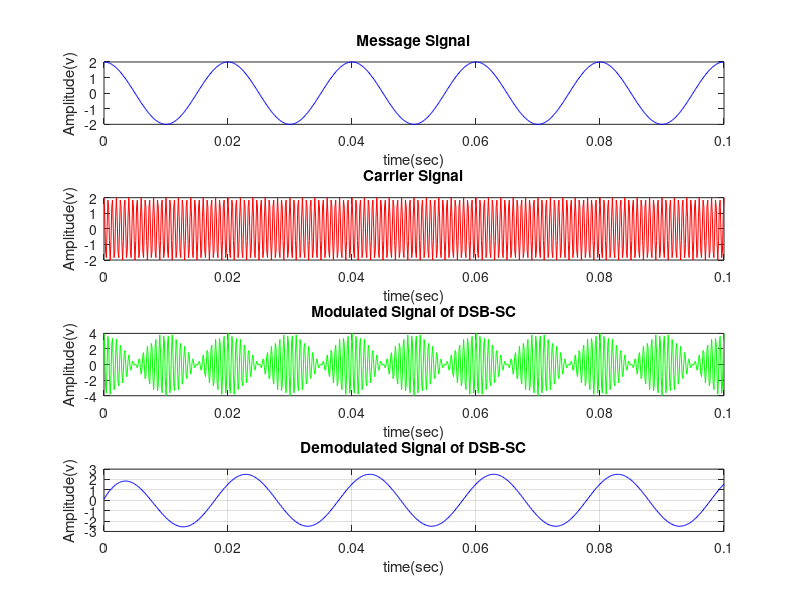

Here is the MATLAB script that generated this plot:
clc; 
clear all; 
close all; 
fs=8000;
fm=50;
fc=1500; 
Am=2; 
Ac=2;
t=[0:0.1*fs]/fs; 
m=Am*cos(2*pi*fm*t);
c=Ac*cos(2*pi*fc*t);
s=Ac*m.*cos(2*pi*fc*t);
subplot(4,1,1); 
plot(t,m,'b');
title('Message Signal');
xlabel('time(sec)');
ylabel('Amplitude(v)');
subplot(4,1,2); 
plot(t,c,'r');
title('Carrier Signal');
xlabel('time(sec)');
ylabel('Amplitude(v)');
subplot(4,1,3); 
plot(t,s,'g');
title('Modulated Signal of DSB-SC');
xlabel('time(sec)');
ylabel('Amplitude(v)');
d=s.*c;
[b,a] = butter(1,0.01,'low');
d1= filter(b,a,d);
subplot(4,1,4); 
plot(t,d1,'b');
title('Demodulated Signal of DSB-SC');
xlabel('time(sec)');
ylabel('Amplitude(v)');
grid on;